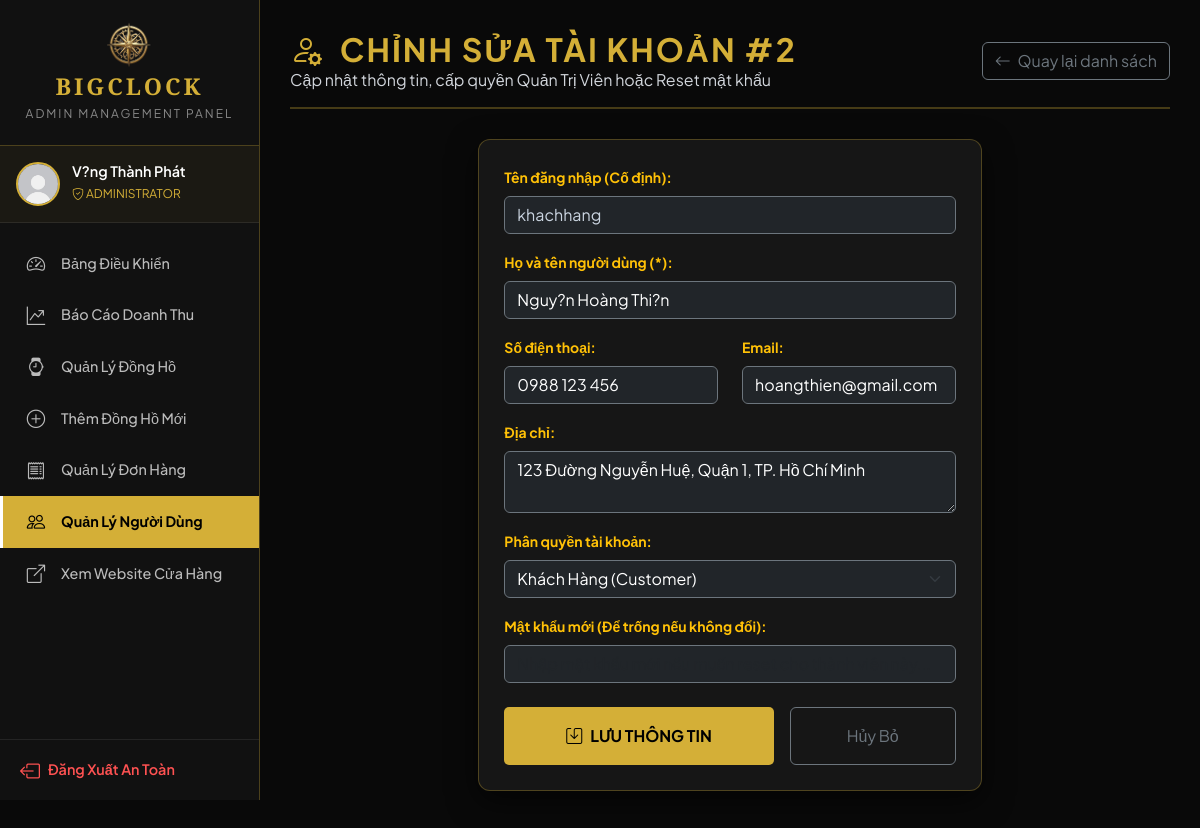
The page /sua_taikhoan.php?MaNguoiDung=2 (signed in) on the database as committed earlier.
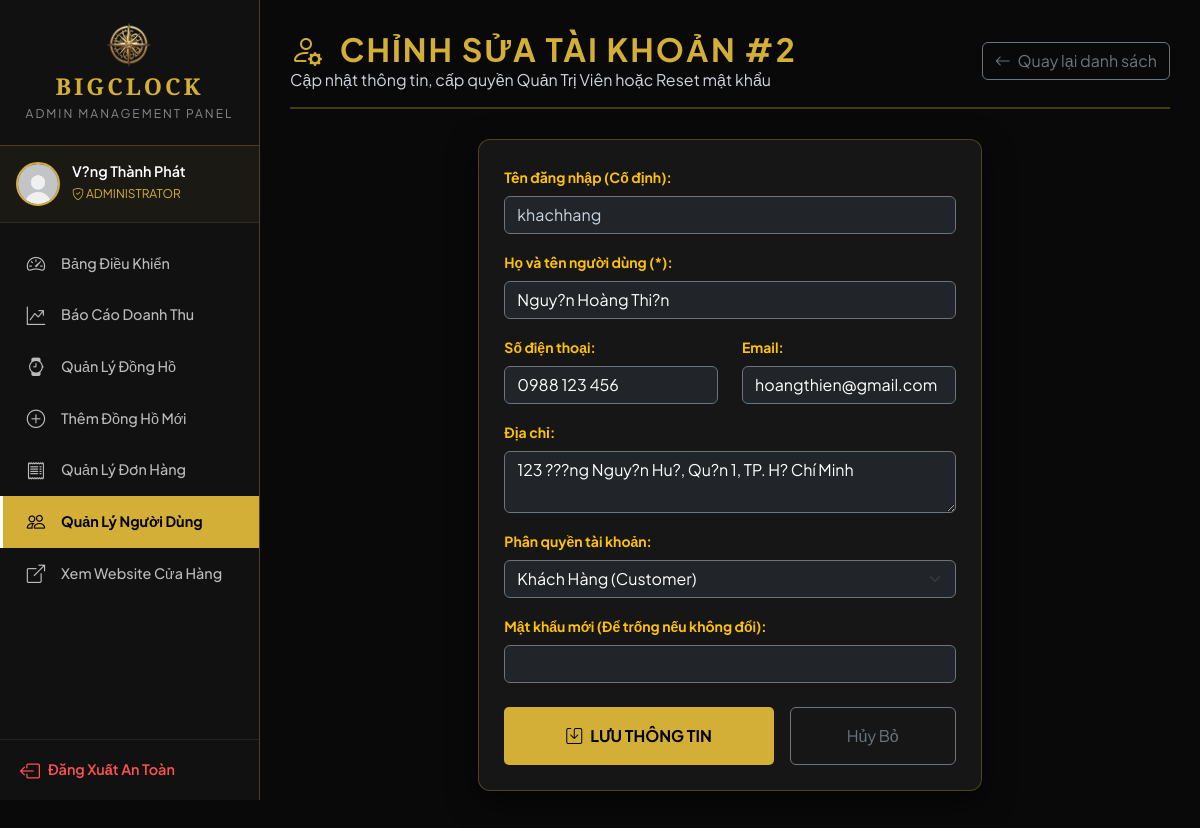
The same page on the database as committed later.
### tables this page shows
CREATE TABLE `user` (
  `MaNguoiDung` int(10) NOT NULL AUTO_INCREMENT,
  `TenNguoiDung` varchar(50) NOT NULL,
  `TenDangNhap` varchar(50) NOT NULL,
  `MatKhau` varchar(64) NOT NULL,
  `Quyen` tinyint(4) NOT NULL DEFAULT '0' COMMENT '1: Admin, 0: KhÃ¡ch hÃ ng',
  `SDT` varchar(20) DEFAULT NULL,
  `Email` varchar(100) DEFAULT NULL,
  `DiaChi` varchar(255) DEFAULT NULL,
  PRIMARY KEY (`MaNguoiDung`),
  UNIQUE KEY `TenDangNhap` (`TenDangNhap`)
);

### sua_taikhoan.php (the view, shortened to what this page needs)
<?php
require_once 'connect.php';
$id = isset($_GET['MaNguoiDung']) ? intval($_GET['MaNguoiDung']) : 0;
$sql_get = "SELECT * FROM user WHERE MaNguoiDung = ?";
$stmt_get = $conn->prepare($sql_get);
$stmt_get->bind_param("i", $id);
$stmt_get->execute();
$res_get = $stmt_get->get_result();
$user = $res_get->fetch_assoc();
?>
<?php include 'header_admin.php'; ?>
<div class="admin-content">
    <div class="page-header">
        <div>
            <h2 class="page-title"><i class="bi bi-person-gear me-2"></i> CHỈNH SỬA TÀI KHOẢN #<?= $id ?></h2>
            <p class="text-muted mb-0">Cập nhật thông tin, cấp quyền Quản Trị Viên hoặc Reset mật khẩu</p>
        </div>
        <div>
            <a href="quanlytaikhoan.php" class="btn btn-outline-secondary"><i class="bi bi-arrow-left me-1"></i> Quay lại danh sách</a>
        </div>
    </div>
    <div class="row justify-content-center">
        <div class="col-lg-7">
            <div class="luxury-box">
                <form action="sua_taikhoan.php?MaNguoiDung=<?= $id ?>" method="POST">
                    <div class="mb-3">
                        <label class="form-label text-warning small fw-bold">Tên đăng nhập (Cố định):</label>
                        <input type="text" class="form-control bg-dark border-secondary text-muted" value="<?= htmlspecialchars($user['TenDangNhap']) ?>" readonly>
                    </div>
                    <div class="mb-3">
                        <label class="form-label text-warning small fw-bold">Họ và tên người dùng (*):</label>
                        <input type="text" name="TenNguoiDung" class="form-control bg-dark border-secondary text-white" value="<?= htmlspecialchars($user['TenNguoiDung']) ?>" required>
                    </div>
                    <div class="row">
                        <div class="col-md-6 mb-3">
                            <label class="form-label text-warning small fw-bold">Số điện thoại:</label>
                            <input type="tel" name="SDT" class="form-control bg-dark border-secondary text-white" value="<?= htmlspecialchars($user['SDT'] ?? '') ?>">
                        </div>
                        <div class="col-md-6 mb-3">
                            <label class="form-label text-warning small fw-bold">Email:</label>
                            <input type="email" name="Email" class="form-control bg-dark border-secondary text-white" value="<?= htmlspecialchars($user['Email'] ?? '') ?>">
                        </div>
                    </div>
                    <div class="mb-3">
                        <label class="form-label text-warning small fw-bold">Địa chỉ:</label>
                        <textarea name="DiaChi" class="form-control bg-dark border-secondary text-white" rows="2"><?= htmlspecialchars($user['DiaChi'] ?? '') ?></textarea>
                    </div>
                    <div class="mb-3">
                        <label class="form-label text-warning small fw-bold">Phân quyền tài khoản:</label>
                        <select name="Quyen" class="form-select bg-dark border-secondary text-white">
                            <option value="0" <?= $user['Quyen'] == 0 ? 'selected' : '' ?>>Khách Hàng (Customer)</option>
                        </select>
                    </div>
                    <div class="mb-4">
                        <label class="form-label text-warning small fw-bold">Mật khẩu mới (Để trống nếu không đổi):</label>
                        <input type="password" name="MatKhau" class="form-control bg-dark border-secondary text-white" placeholder="Nhập mật khẩu mới nếu muốn reset cho thành viên này...">
                    </div>
                    <div class="d-flex gap-3">
                        <button type="submit" name="capnhat" class="btn btn-gold flex-fill py-3 text-uppercase">
                            <i class="bi bi-save me-2"></i> LƯU THÔNG TIN
                        </button>
                        <a href="quanlytaikhoan.php" class="btn btn-outline-secondary flex-fill py-3 text-center">Hủy Bỏ</a>
                    </div>
                </form>
            </div>
        </div>
    </div>
</div>
</body>
</html>

Rows that differ between the two databases and show on the page:
changed user "khachhang": DiaChi "123 Đường Nguyễn Huệ, Quận 1, TP. Hồ Chí Minh" → "123 ???ng Nguy?n Hu?, Qu?n 1, TP. H? Chí Minh"
